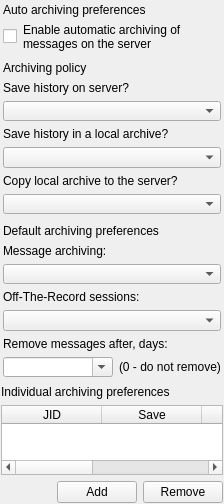
<?xml version="1.0" encoding="UTF-8"?>
<ui version="4.0">
 <class>ArchiveAccountOptionsWidgetClass</class>
 <widget class="QWidget" name="ArchiveAccountOptionsWidgetClass">
  <property name="geometry">
   <rect>
    <x>0</x>
    <y>0</y>
    <width>224</width>
    <height>504</height>
   </rect>
  </property>
  <layout class="QVBoxLayout" name="verticalLayout_4">
   <property name="leftMargin">
    <number>1</number>
   </property>
   <property name="topMargin">
    <number>1</number>
   </property>
   <property name="rightMargin">
    <number>1</number>
   </property>
   <property name="bottomMargin">
    <number>1</number>
   </property>
   <item>
    <widget class="QWidget" name="wdtAuto" native="true">
     <property name="sizePolicy">
      <sizepolicy hsizetype="Expanding" vsizetype="Preferred">
       <horstretch>0</horstretch>
       <verstretch>0</verstretch>
      </sizepolicy>
     </property>
     <layout class="QVBoxLayout" name="verticalLayout">
      <property name="leftMargin">
       <number>2</number>
      </property>
      <property name="topMargin">
       <number>2</number>
      </property>
      <property name="rightMargin">
       <number>2</number>
      </property>
      <property name="bottomMargin">
       <number>2</number>
      </property>
      <item>
       <widget class="QLabel" name="lblAuto">
        <property name="sizePolicy">
         <sizepolicy hsizetype="Expanding" vsizetype="Preferred">
          <horstretch>0</horstretch>
          <verstretch>0</verstretch>
         </sizepolicy>
        </property>
        <property name="text">
         <string>Auto archiving preferences</string>
        </property>
        <property name="textFormat">
         <enum>Qt::RichText</enum>
        </property>
        <property name="wordWrap">
         <bool>true</bool>
        </property>
       </widget>
      </item>
      <item>
       <layout class="QHBoxLayout" name="horizontalLayout">
        <item>
         <widget class="QCheckBox" name="chbAutoSave">
          <property name="sizePolicy">
           <sizepolicy hsizetype="Preferred" vsizetype="Fixed">
            <horstretch>0</horstretch>
            <verstretch>0</verstretch>
           </sizepolicy>
          </property>
          <property name="text">
           <string/>
          </property>
         </widget>
        </item>
        <item>
         <widget class="QLabel" name="label">
          <property name="sizePolicy">
           <sizepolicy hsizetype="Expanding" vsizetype="Preferred">
            <horstretch>0</horstretch>
            <verstretch>0</verstretch>
           </sizepolicy>
          </property>
          <property name="text">
           <string>Enable automatic archiving of messages on the server</string>
          </property>
          <property name="wordWrap">
           <bool>true</bool>
          </property>
         </widget>
        </item>
       </layout>
      </item>
     </layout>
    </widget>
   </item>
   <item>
    <widget class="QWidget" name="wdtMethod" native="true">
     <property name="sizePolicy">
      <sizepolicy hsizetype="Expanding" vsizetype="Preferred">
       <horstretch>0</horstretch>
       <verstretch>0</verstretch>
      </sizepolicy>
     </property>
     <layout class="QVBoxLayout" name="verticalLayout_2">
      <property name="leftMargin">
       <number>2</number>
      </property>
      <property name="topMargin">
       <number>2</number>
      </property>
      <property name="rightMargin">
       <number>2</number>
      </property>
      <property name="bottomMargin">
       <number>2</number>
      </property>
      <item>
       <widget class="QLabel" name="lblMethod">
        <property name="sizePolicy">
         <sizepolicy hsizetype="Expanding" vsizetype="Preferred">
          <horstretch>0</horstretch>
          <verstretch>0</verstretch>
         </sizepolicy>
        </property>
        <property name="text">
         <string>Archiving policy</string>
        </property>
        <property name="textFormat">
         <enum>Qt::RichText</enum>
        </property>
       </widget>
      </item>
      <item>
       <layout class="QGridLayout" name="gdlMethod">
        <property name="leftMargin">
         <number>0</number>
        </property>
        <property name="topMargin">
         <number>0</number>
        </property>
        <property name="rightMargin">
         <number>0</number>
        </property>
        <property name="bottomMargin">
         <number>0</number>
        </property>
        <item row="4" column="0">
         <widget class="QLabel" name="lblMethodManual">
          <property name="sizePolicy">
           <sizepolicy hsizetype="Expanding" vsizetype="Preferred">
            <horstretch>0</horstretch>
            <verstretch>0</verstretch>
           </sizepolicy>
          </property>
          <property name="text">
           <string>Copy local archive to the server?</string>
          </property>
          <property name="textFormat">
           <enum>Qt::PlainText</enum>
          </property>
          <property name="wordWrap">
           <bool>true</bool>
          </property>
          <property name="buddy">
           <cstring>cmbMethodManual</cstring>
          </property>
         </widget>
        </item>
        <item row="2" column="0">
         <widget class="QLabel" name="lblMethodLocal">
          <property name="sizePolicy">
           <sizepolicy hsizetype="Expanding" vsizetype="Preferred">
            <horstretch>0</horstretch>
            <verstretch>0</verstretch>
           </sizepolicy>
          </property>
          <property name="text">
           <string>Save history in a local archive?</string>
          </property>
          <property name="textFormat">
           <enum>Qt::PlainText</enum>
          </property>
          <property name="wordWrap">
           <bool>true</bool>
          </property>
          <property name="buddy">
           <cstring>cmbMethodLocal</cstring>
          </property>
         </widget>
        </item>
        <item row="5" column="0">
         <widget class="QComboBox" name="cmbMethodManual">
          <property name="sizePolicy">
           <sizepolicy hsizetype="Expanding" vsizetype="Fixed">
            <horstretch>0</horstretch>
            <verstretch>0</verstretch>
           </sizepolicy>
          </property>
         </widget>
        </item>
        <item row="3" column="0">
         <widget class="QComboBox" name="cmbMethodLocal">
          <property name="sizePolicy">
           <sizepolicy hsizetype="Expanding" vsizetype="Fixed">
            <horstretch>0</horstretch>
            <verstretch>0</verstretch>
           </sizepolicy>
          </property>
         </widget>
        </item>
        <item row="0" column="0">
         <widget class="QLabel" name="lblMethodAuto">
          <property name="sizePolicy">
           <sizepolicy hsizetype="Expanding" vsizetype="Preferred">
            <horstretch>0</horstretch>
            <verstretch>0</verstretch>
           </sizepolicy>
          </property>
          <property name="text">
           <string>Save history on server?</string>
          </property>
          <property name="textFormat">
           <enum>Qt::PlainText</enum>
          </property>
          <property name="wordWrap">
           <bool>true</bool>
          </property>
          <property name="buddy">
           <cstring>cmbMethodAuto</cstring>
          </property>
         </widget>
        </item>
        <item row="1" column="0">
         <widget class="QComboBox" name="cmbMethodAuto">
          <property name="sizePolicy">
           <sizepolicy hsizetype="Expanding" vsizetype="Fixed">
            <horstretch>0</horstretch>
            <verstretch>0</verstretch>
           </sizepolicy>
          </property>
         </widget>
        </item>
       </layout>
      </item>
     </layout>
    </widget>
   </item>
   <item>
    <widget class="QWidget" name="wdtDefault" native="true">
     <property name="sizePolicy">
      <sizepolicy hsizetype="Expanding" vsizetype="Preferred">
       <horstretch>0</horstretch>
       <verstretch>0</verstretch>
      </sizepolicy>
     </property>
     <layout class="QVBoxLayout" name="verticalLayout_3">
      <property name="leftMargin">
       <number>2</number>
      </property>
      <property name="topMargin">
       <number>2</number>
      </property>
      <property name="rightMargin">
       <number>2</number>
      </property>
      <property name="bottomMargin">
       <number>2</number>
      </property>
      <item>
       <widget class="QLabel" name="lblDefault">
        <property name="sizePolicy">
         <sizepolicy hsizetype="Expanding" vsizetype="Preferred">
          <horstretch>0</horstretch>
          <verstretch>0</verstretch>
         </sizepolicy>
        </property>
        <property name="text">
         <string>Default archiving preferences</string>
        </property>
        <property name="textFormat">
         <enum>Qt::RichText</enum>
        </property>
       </widget>
      </item>
      <item>
       <layout class="QGridLayout" name="grlDefault">
        <property name="leftMargin">
         <number>0</number>
        </property>
        <property name="topMargin">
         <number>0</number>
        </property>
        <property name="rightMargin">
         <number>0</number>
        </property>
        <property name="bottomMargin">
         <number>0</number>
        </property>
        <item row="0" column="0">
         <widget class="QLabel" name="lblModeSave">
          <property name="sizePolicy">
           <sizepolicy hsizetype="Expanding" vsizetype="Preferred">
            <horstretch>0</horstretch>
            <verstretch>0</verstretch>
           </sizepolicy>
          </property>
          <property name="text">
           <string>Message archiving:</string>
          </property>
          <property name="textFormat">
           <enum>Qt::PlainText</enum>
          </property>
          <property name="wordWrap">
           <bool>true</bool>
          </property>
          <property name="buddy">
           <cstring>cmbModeSave</cstring>
          </property>
         </widget>
        </item>
        <item row="2" column="0">
         <widget class="QLabel" name="lblModeOTR">
          <property name="sizePolicy">
           <sizepolicy hsizetype="Expanding" vsizetype="Preferred">
            <horstretch>0</horstretch>
            <verstretch>0</verstretch>
           </sizepolicy>
          </property>
          <property name="text">
           <string>Off-The-Record sessions:</string>
          </property>
          <property name="textFormat">
           <enum>Qt::PlainText</enum>
          </property>
          <property name="wordWrap">
           <bool>true</bool>
          </property>
          <property name="buddy">
           <cstring>cmbModeOTR</cstring>
          </property>
         </widget>
        </item>
        <item row="1" column="0">
         <widget class="QComboBox" name="cmbModeSave">
          <property name="sizePolicy">
           <sizepolicy hsizetype="Expanding" vsizetype="Fixed">
            <horstretch>0</horstretch>
            <verstretch>0</verstretch>
           </sizepolicy>
          </property>
         </widget>
        </item>
        <item row="3" column="0">
         <widget class="QComboBox" name="cmbModeOTR">
          <property name="sizePolicy">
           <sizepolicy hsizetype="Expanding" vsizetype="Fixed">
            <horstretch>0</horstretch>
            <verstretch>0</verstretch>
           </sizepolicy>
          </property>
         </widget>
        </item>
        <item row="4" column="0">
         <widget class="QLabel" name="lblExpireTime">
          <property name="sizePolicy">
           <sizepolicy hsizetype="Expanding" vsizetype="Preferred">
            <horstretch>0</horstretch>
            <verstretch>0</verstretch>
           </sizepolicy>
          </property>
          <property name="text">
           <string>Remove messages after, days:</string>
          </property>
          <property name="textFormat">
           <enum>Qt::PlainText</enum>
          </property>
          <property name="wordWrap">
           <bool>true</bool>
          </property>
          <property name="buddy">
           <cstring>cmbExpireTime</cstring>
          </property>
         </widget>
        </item>
        <item row="5" column="0">
         <layout class="QHBoxLayout" name="vrlExpireTime">
          <item>
           <widget class="QComboBox" name="cmbExpireTime">
            <property name="sizePolicy">
             <sizepolicy hsizetype="Expanding" vsizetype="Fixed">
              <horstretch>0</horstretch>
              <verstretch>0</verstretch>
             </sizepolicy>
            </property>
            <property name="editable">
             <bool>true</bool>
            </property>
            <property name="sizeAdjustPolicy">
             <enum>QComboBox::AdjustToContents</enum>
            </property>
           </widget>
          </item>
          <item>
           <widget class="QLabel" name="lblExpireTimeHint">
            <property name="text">
             <string>(0 - do not remove)</string>
            </property>
            <property name="textFormat">
             <enum>Qt::PlainText</enum>
            </property>
            <property name="wordWrap">
             <bool>true</bool>
            </property>
           </widget>
          </item>
         </layout>
        </item>
       </layout>
      </item>
     </layout>
    </widget>
   </item>
   <item>
    <widget class="QWidget" name="wdtEntity" native="true">
     <layout class="QVBoxLayout" name="verticalLayout_6">
      <property name="leftMargin">
       <number>0</number>
      </property>
      <property name="topMargin">
       <number>0</number>
      </property>
      <property name="rightMargin">
       <number>0</number>
      </property>
      <property name="bottomMargin">
       <number>0</number>
      </property>
      <item>
       <widget class="QLabel" name="lblEntity">
        <property name="text">
         <string>Individual archiving preferences</string>
        </property>
        <property name="textFormat">
         <enum>Qt::RichText</enum>
        </property>
       </widget>
      </item>
      <item>
       <layout class="QVBoxLayout" name="vrlEntity">
        <property name="leftMargin">
         <number>0</number>
        </property>
        <property name="topMargin">
         <number>0</number>
        </property>
        <property name="rightMargin">
         <number>0</number>
        </property>
        <property name="bottomMargin">
         <number>0</number>
        </property>
        <item>
         <widget class="QTableWidget" name="tbwItemPrefs">
          <property name="sizeAdjustPolicy">
           <enum>QAbstractScrollArea::AdjustToContents</enum>
          </property>
          <property name="alternatingRowColors">
           <bool>true</bool>
          </property>
          <property name="selectionBehavior">
           <enum>QAbstractItemView::SelectRows</enum>
          </property>
          <property name="sortingEnabled">
           <bool>true</bool>
          </property>
          <property name="columnCount">
           <number>5</number>
          </property>
          <attribute name="horizontalHeaderHighlightSections">
           <bool>false</bool>
          </attribute>
          <attribute name="verticalHeaderVisible">
           <bool>false</bool>
          </attribute>
          <column>
           <property name="text">
            <string>JID</string>
           </property>
           <property name="toolTip">
            <string>Contact identifier</string>
           </property>
          </column>
          <column>
           <property name="text">
            <string>Save</string>
           </property>
           <property name="toolTip">
            <string>Message archiving</string>
           </property>
           <property name="textAlignment">
            <set>AlignCenter</set>
           </property>
          </column>
          <column>
           <property name="text">
            <string>OTR</string>
           </property>
           <property name="toolTip">
            <string>Off-The-Record sessions </string>
           </property>
           <property name="textAlignment">
            <set>AlignCenter</set>
           </property>
          </column>
          <column>
           <property name="text">
            <string>Remove</string>
           </property>
           <property name="toolTip">
            <string>Remove messages after, days</string>
           </property>
           <property name="textAlignment">
            <set>AlignCenter</set>
           </property>
          </column>
          <column>
           <property name="text">
            <string>Exact</string>
           </property>
           <property name="toolTip">
            <string>Settings are applied to contact which JID is exactly matches</string>
           </property>
           <property name="textAlignment">
            <set>AlignCenter</set>
           </property>
          </column>
         </widget>
        </item>
        <item>
         <layout class="QHBoxLayout" name="hrlEntityButtons">
          <item>
           <widget class="QLabel" name="lblStatus">
            <property name="sizePolicy">
             <sizepolicy hsizetype="Expanding" vsizetype="Preferred">
              <horstretch>0</horstretch>
              <verstretch>0</verstretch>
             </sizepolicy>
            </property>
            <property name="textFormat">
             <enum>Qt::PlainText</enum>
            </property>
            <property name="wordWrap">
             <bool>true</bool>
            </property>
           </widget>
          </item>
          <item>
           <widget class="QPushButton" name="pbtAdd">
            <property name="text">
             <string>Add</string>
            </property>
           </widget>
          </item>
          <item>
           <widget class="QPushButton" name="pbtRemove">
            <property name="text">
             <string>Remove</string>
            </property>
           </widget>
          </item>
         </layout>
        </item>
       </layout>
      </item>
     </layout>
    </widget>
   </item>
  </layout>
  <zorder>wdtDefault</zorder>
  <zorder>wdtEntity</zorder>
  <zorder>wdtAuto</zorder>
  <zorder>wdtMethod</zorder>
 </widget>
 <layoutdefault spacing="6" margin="11"/>
 <tabstops>
  <tabstop>cmbExpireTime</tabstop>
  <tabstop>pbtAdd</tabstop>
  <tabstop>pbtRemove</tabstop>
 </tabstops>
 <resources/>
 <connections/>
</ui>
